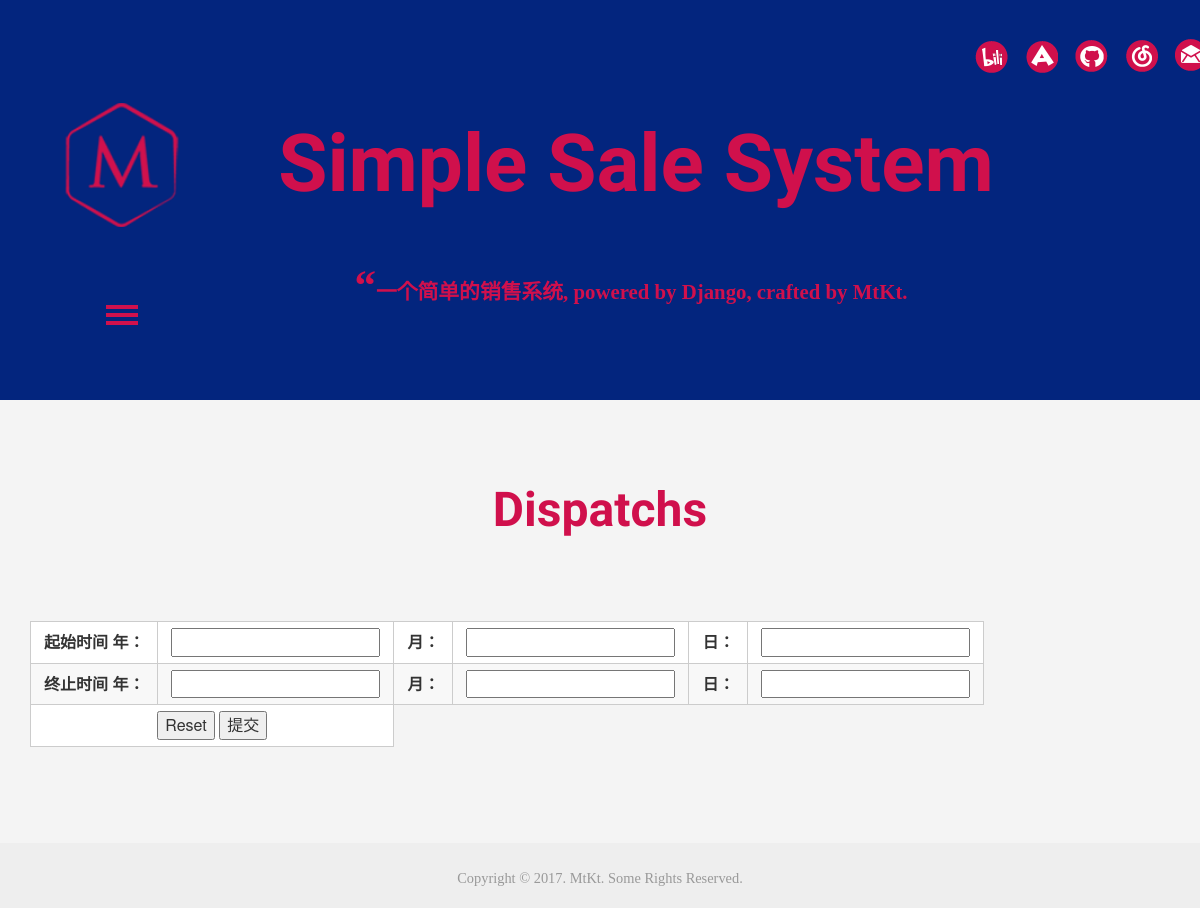
The page /dispatchs/ on the database as committed earlier.
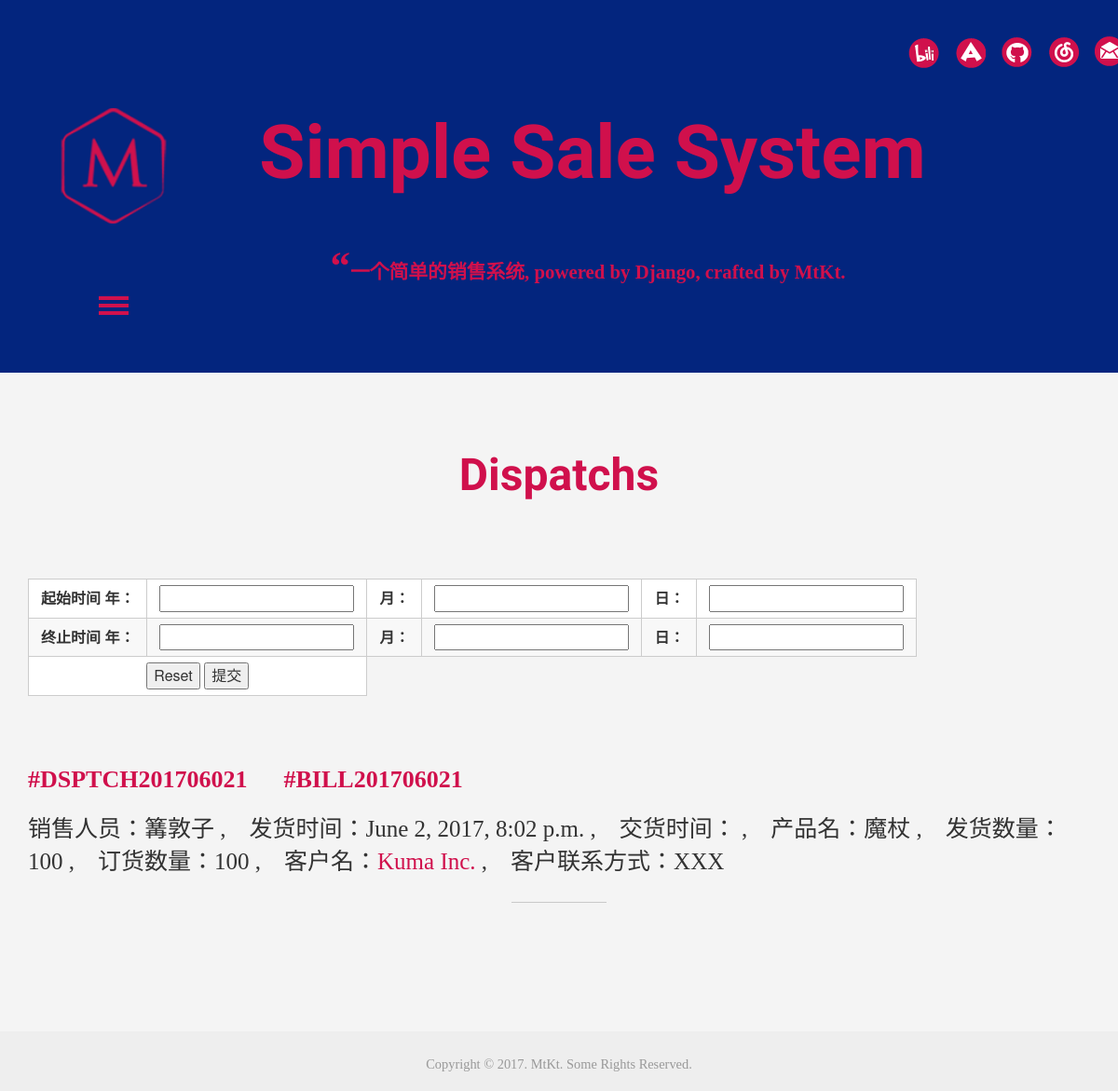
The same page on the database as committed later.
### i_m/models.py (models this page shows, shortened)
class Dispatch(models.Model):
    STATUS = {
        0:u'已审阅',
        1:u'草稿'
    }
    sales_name = models.ForeignKey(Staff, verbose_name=u'销售人员', on_delete=models.CASCADE)
    company_name = models.ForeignKey(Company, verbose_name=u'公司', on_delete=models.CASCADE)
    bill = models.OneToOneField(Bill, verbose_name=u'订单', on_delete=models.CASCADE)
    create_time = models.DateTimeField('创建时间', auto_now_add=True)
    dispatch_time = models.DateTimeField('发货时间', auto_now_add=False)
    dispatch_status = models.IntegerField('单证状态', default=0, choices=STATUS.items())
    product_name = models.CharField('货物名称', max_length = 40)
    quantity = models.IntegerField('交货数量')
    def get_absolute_url(self):
        return reverse('i_m:dispatch', kwargs={'dispatch_id': self.id})

class Bill(models.Model):
    STATUS = {
        0:u'已审阅',
        1:u'草稿'
    }
    sales_name = models.ForeignKey(Staff, verbose_name=u'销售人员', on_delete=models.CASCADE)
    company_name = models.ForeignKey(Company, verbose_name=u'公司', on_delete=models.CASCADE)
    create_time = models.DateTimeField('创建时间', auto_now_add=True)
    deliver_time = models.DateTimeField('交货时间', auto_now_add=False)
    bill_status = models.IntegerField('单证状态', default=0, choices=STATUS.items())
    product_name = models.CharField('货物名称', max_length = 40)
    quantity = models.IntegerField('需求数量')
    '''def save(self, *args, **kwargs):
        self.company_id = 'BILL'+str(self.create_time)+str(self.pk)
        super().save(*args, **kwargs)'''
    def get_absolute_url(self):
        return reverse('i_m:bill', kwargs={'bill_id': self.id})

class Staff(models.Model):
    user = models.OneToOneField(User, on_delete=models.CASCADE)
    name = models.CharField('姓名',max_length = 40)
    department = models.CharField('部门',max_length = 40)
    position = models.CharField('职位',max_length = 40)
    tel = models.CharField('联系方式',max_length = 40)
    create_time = models.DateTimeField('入职时间', auto_now_add=True)
    '''def save(self, *args, **kwargs):
        self.staff_id = 'STF'+self.pk
        super().save(*args, **kwargs)'''
    def __str__(self):
        return self.name

class Company(models.Model):
    LEVEL = {
        0:u'A',
        1:u'B',
        2:u'C'
    }
    name = models.CharField('名称',max_length = 40)
    contact = models.CharField('负责人',max_length = 40)
    area = models.CharField('地区',max_length = 40)
    tel = models.CharField('联系方式',max_length = 40)
    create_time = models.DateTimeField('录入时间', auto_now_add=True)
    level = models.IntegerField('客户等级', default=0, choices=LEVEL.items())
    '''def save(self, *args, **kwargs):
        self.company_id = 'CSTMR'+self.create_time
        super().save(*args, **kwargs)'''

### i_m/views.py (the view, shortened to what this page needs)
# urls.py: url(r'dispatchs/$', views.dispatchs, name = 'dispatchs'),
def dispatchs(request):
    dispatchs_list = Dispatch.objects.order_by("-create_time")
    context=dict()
    context['ERR']=''
    context['dispatchs_list'] = dispatchs_list
    return render(request,"i_m/dispatchs.html",context)

### i_m/templates/i_m/dispatchs.html (shortened to what this page needs)
{% extends 'i_m/base.html'%}
{%  block content %}
<div id="about" class="about">
   <div class="container">
     <div class="about-top">
     <h3>Dispatchs</h3>
       </div>
     </div>
   </div>
<div class="container">
<div id=form1>
<form action="/dispatchs" method="get" >
    <table>
        <tr>
            <td><label for="txtname">起始时间 年：</label></td>
            <td><input type="text" id="query" name="year_from" /></td>
            <td><label for="txtname">月：</label></td>
            <td><input type="text" id="query" name="month_from" /></td>
            <td><label for="txtname">日：</label></td>
            <td><input type="text" id="query" name="day_from" /></td>
        </tr>
        <tr>
            <td><label for="txtname">终止时间 年：</label></td>
            <td><input type="text" id="query" name="year_to" /></td>
            <td><label for="txtname">月：</label></td>
            <td><input type="text" id="query" name="month_to" /></td>
            <td><label for="txtname">日：</label></td>
            <td><input type="text" id="query" name="day_to" /></td>
        </tr>
        <tr>
            <td colspan=2>
                <input type="reset" />
                <input type="submit" value="提交"/>
            </td>
        </tr>
    </table>
</form>
</div>
<br><br>
{% for dispatch in dispatchs_list %}
    {% autoescape off %}
      <article>
        <header>
          <h5 class="title-link">
            <div style="color: #D0104C;">
            <a href="{{dispatch.get_absolute_url }}"><b>#DSPTCH{{dispatch.create_time|date:"Ymd" }}{{dispatch.id}}</b></a>
            <a href="{{dispatch.bill.get_absolute_url }}"><b>#BILL{{dispatch.bill.create_time|date:"Ymd" }}{{dispatch.bill.id}}</b></a>
          </h5>
          <p>销售人员：{{dispatch.sales_name}} ,&emsp;发货时间：{{dispatch.dispatch_time}} ,&emsp;交货时间：{{dispatch.bill.diliever_time}} ,&emsp;产品名：{{dispatch.product_name}} ,&emsp;发货数量：{{dispatch.quantity}} ,&emsp;订货数量：{{dispatch.bill.quantity}} ,&emsp;客户名：<a href="{{bill.company_name.get_absolute_url }}">{{dispatch.company_name.name}}</a> ,&emsp;客户联系方式：{{dispatch.company_name.tel}}
          <i class="strp"></i>
          </p>
        <br>
      </article>
    {% endautoescape %}
{% endfor %}
</div>
{%  endblock %}

Rows that differ between the two databases and show on the page:
added Dispatch: create_time "20170602", id "1", bill.create_time "20170602", bill.id "1", sales_name "篝敦子", dispatch_time "June 2, 2017, 8:02 p.m.", product_name "魔杖", quantity "100", bill.quantity "100", company_name.name "Kuma Inc.", company_name.tel "XXX"
